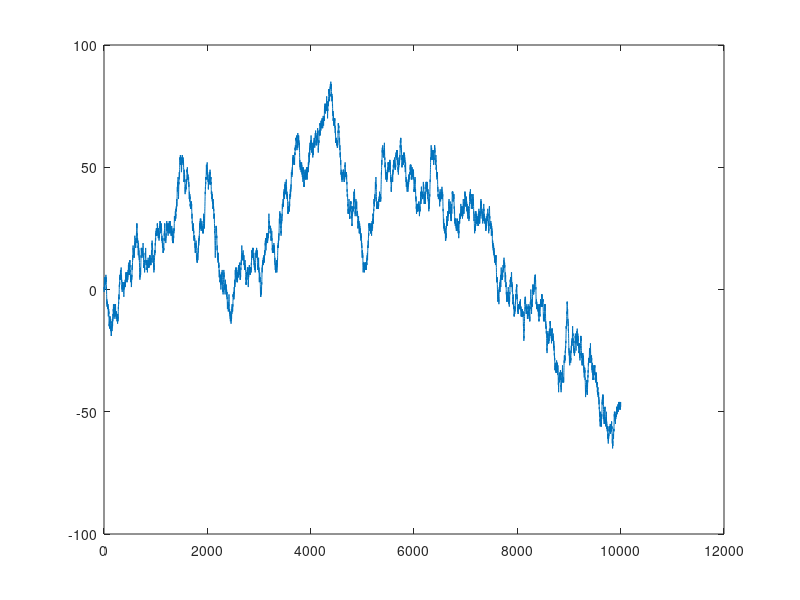

MATLAB code for this plot:
%% simple random walk
close; clear; clc;

p = 0.5;
N = 10000;
Xi = 0;
X = [];
X = [X, Xi];

for i = 1 : N
    Zi = binornd(1,p);
    if Zi == 0
        Zi = -1;
    end
    Xi = Xi + Zi;
    X = [X, Xi];
end

plot(X);